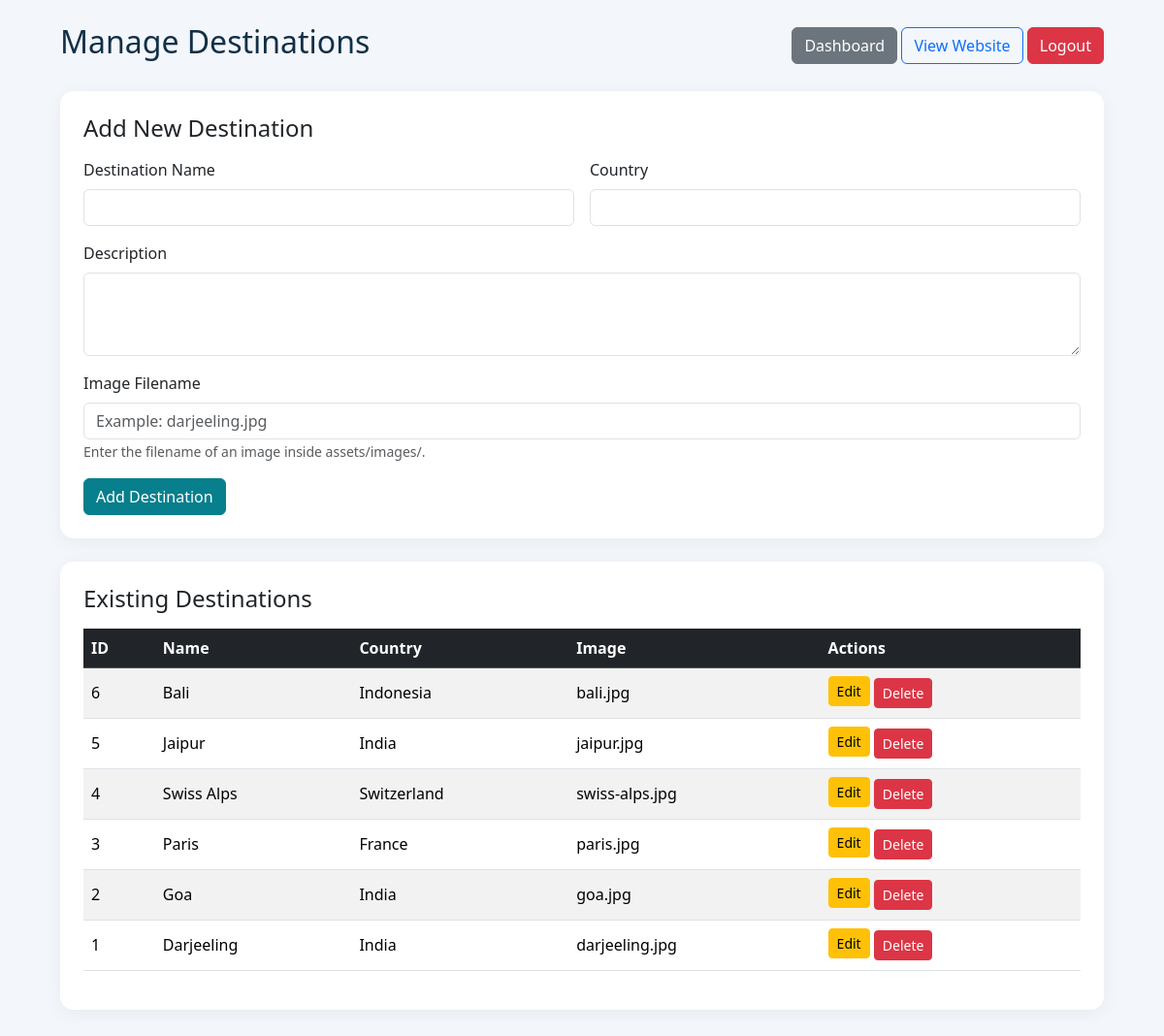
The page /destinations.php (signed in) on the database its author committed.
### tables this page shows
CREATE TABLE `destinations` (
  `id` int(11) NOT NULL,
  `country` varchar(100) NOT NULL,
  `name` varchar(150) NOT NULL,
  `description` text DEFAULT NULL,
  `image` varchar(255) DEFAULT NULL
);

### destinations.php (the view, shortened to what this page needs)
<?php
require_once "config.php";
$result = $conn->query("SELECT * FROM destinations ORDER BY id DESC");
?>
<!DOCTYPE html>
<html lang="en">
<head>
    <link href="https://cdn.jsdelivr.net/npm/bootstrap@5.3.3/dist/css/bootstrap.min.css"
          rel="stylesheet">
</head>
<body>
<div class="container py-4">
    <div class="d-flex flex-wrap justify-content-between align-items-center gap-2 mb-4">
        <h2>Manage Destinations</h2>
        <div>
            <a href="admin.php" class="btn btn-secondary">Dashboard</a>
            <a href="index.php" class="btn btn-outline-primary">View Website</a>
            <a href="admin_logout.php" class="btn btn-danger">Logout</a>
        </div>
    </div>
    <div class="panel">
        <h4 class="mb-3">Add New Destination</h4>
        <form method="POST">
            <div class="row g-3">
                <div class="col-md-6">
                    <label class="form-label">Destination Name</label>
                    <input type="text" name="name" class="form-control" required>
                </div>
                <div class="col-md-6">
                    <label class="form-label">Country</label>
                    <input type="text" name="country" class="form-control" required>
                </div>
                <div class="col-12">
                    <label class="form-label">Description</label>
                    <textarea name="description" class="form-control"
                              rows="3" required></textarea>
                </div>
                <div class="col-12">
                    <label class="form-label">Image Filename</label>
                    <input type="text" name="image" class="form-control"
                           placeholder="Example: darjeeling.jpg" required>
                    <small class="text-muted">
                        Enter the filename of an image inside assets/images/.
                    </small>
                </div>
                <div class="col-12">
                    <button type="submit" name="add_destination"
                            class="btn btn-primary">
                        Add Destination
                    </button>
                </div>
            </div>
        </form>
    </div>
    <div class="panel">
        <h4 class="mb-3">Existing Destinations</h4>
        <div class="table-responsive">
            <table class="table table-striped table-hover align-middle">
                <thead class="table-dark">
                    <tr>
                        <th>ID</th>
                        <th>Name</th>
                        <th>Country</th>
                        <th>Image</th>
                        <th>Actions</th>
                    </tr>
                </thead>
                <tbody>
                <?php if ($result && $result->num_rows > 0): ?>
                    <?php while ($place = $result->fetch_assoc()): ?>
                        <tr>
                            <td><?= (int) $place["id"] ?></td>
                            <td><?= htmlspecialchars($place["name"]) ?></td>
                            <td><?= htmlspecialchars($place["country"]) ?></td>
                            <td><?= htmlspecialchars($place["image"]) ?></td>
                            <td>
                                <a href="edit_destination.php?id=<?= (int) $place["id"] ?>"
                                   class="btn btn-sm btn-warning mb-1">
                                    Edit
                                </a>
                                <form method="POST"
                                      style="display: inline-block;"
                                      onsubmit="return confirm('Are you sure you want to delete this destination?')">
                                    <button type="submit"
                                            class="btn btn-sm btn-danger">
                                        Delete
                                    </button>
                                </form>
                            </td>
                        </tr>
                    <?php endwhile; ?>
                <?php endif; ?>
                </tbody>
            </table>
        </div>
    </div>
</div>
</body>

### destinations.php (style rules this page uses)
body { background: #f3f6fb; }
.container { max-width: 1100px; }
.panel { background: white; padding: 24px; border-radius: 14px; box-shadow: 0 4px 18px #0000000d; margin-bottom: 24px; }
.btn-primary { background: #087f8c; border-color: #087f8c; }
h2 { color: #123047; }

### rows shown on the page
destinations: id "6", name "Bali", country "Indonesia", image "bali.jpg"
destinations: id "5", name "Jaipur", country "India", image "jaipur.jpg"
destinations: id "4", name "Swiss Alps", country "Switzerland", image "swiss-alps.jpg"
destinations: id "3", name "Paris", country "France", image "paris.jpg"
destinations: id "2", name "Goa", country "India", image "goa.jpg"
destinations: id "1", name "Darjeeling", country "India", image "darjeeling.jpg"
